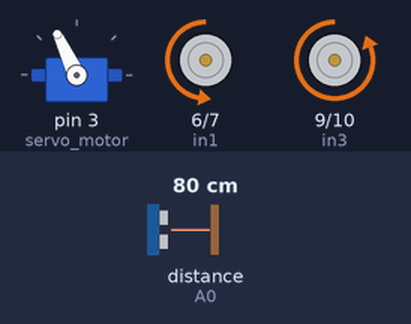
Bench run of a sketch on a simulated Arduino Uno, built with avr-gcc and run on an emulated ATmega328P. On the bench: servo, motor-driver pin pairs drawn as motors (green arrow = first pin HIGH = forward, orange = second pin HIGH = backward, longer = more drive, scaled by the enable pin). The inputs (shaded band) are chosen by the test bench; at power-on: distance to the obstacle (sensor on A0) 80 cm. The echo pulse lasts 58.3 µs per cm.

Above: at 3.9 s.
4.0 s: distance to the obstacle (sensor on A0) set to 23 cm
5.5 s: distance to the obstacle (sensor on A0) set to 18 cm
At 8.1 s:
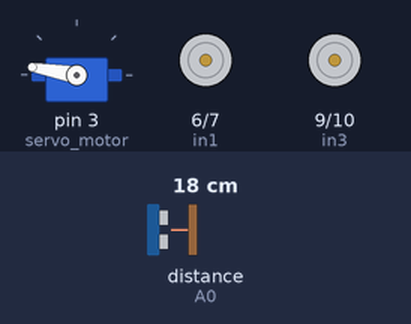
At 9.1 s:
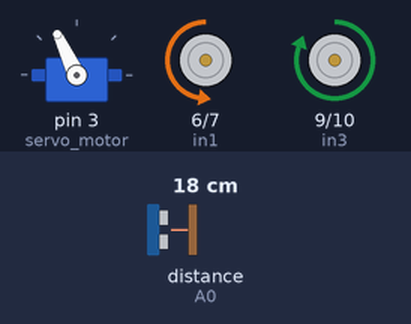
11.5 s: distance to the obstacle (sensor on A0) set to 19 cm
14.5 s: distance to the obstacle (sensor on A0) set to 35 cm
17.5 s: distance to the obstacle (sensor on A0) set to 2 cm
At 19.0 s:
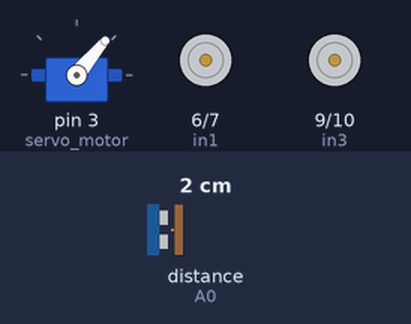
Timing chart, 0 to 21.5 s (numbered marks = the images above; inputs shaded):
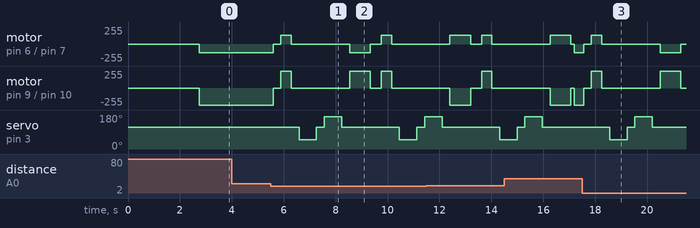

The sketch:

Obstacle_Avoiding_Robot.ino
```cpp
#include<NewPing.h>  //library for Ultrasonic sensor
#include<Servo.h>    //library for Servo motor

#define en1 5//Enable1 L293D Pin en1
#define in1 6 //Motor1  L293D Pin in1
#define in2 7 //Motor1  L293D Pin in2
#define in3 9 //Motor2  L293D Pin in3
#define in4 10 //Motor2  L293D Pin in4
#define en2 8 //Enable2 L293D Pin en2
// Initializing sensor pins
#define TRIGGER_PIN A1 //Sensor trigger pin A1
#define ECHO_PIN A0 //Sensor echo pin A0
#define MAX_DISTANCE 200 // Setting maximum distance as 200 cm

boolean goesForward = false;
int distance = 100;
NewPing sonar(TRIGGER_PIN, ECHO_PIN, MAX_DISTANCE);
Servo servo_motor; //servo name

void setup(){
//assigning the pins as inputs and outputs
Serial.begin(9600);
//setting pin modes of motor1
pinMode(en1, OUTPUT);
pinMode(in1, OUTPUT);
pinMode(in2, OUTPUT);
//setting pin modes of motor2
pinMode(in3, OUTPUT);
pinMode(in4, OUTPUT);
pinMode(en2, OUTPUT);

// setting motor1 and motor2 RPM as 100%
//digitalWrite(en1, HIGH);
//digitalWrite(en2, HIGH);

// setting motor1 and motor2 RPM as 50%
analogWrite(en1, 128);
analogWrite(en2, 128);

  servo_motor.attach(3);          //servo pin assign to 3 rd pin of arduino
  servo_motor.write(115);         //servo angle = 115
  delay(2000);
  distance = readPing();          //ping the ultrasonic sensor
  delay(100);
  distance = readPing();
  delay(100);
  distance = readPing();
  delay(100);
  distance = readPing();
  delay(100);
}
void loop(){
  int distanceRight = 0;        //initializing variable
  int distanceLeft = 0;         //initializing variable
  delay(50);
   if (distance <= 20){         //if the distance is < or = to 20cm
    moveStop(); // obstacle probably on the route forward, so stop
    delay(300);
    moveBackward();  // obstacle probably on the closest to the sensor, so backward
    delay(400);
    moveStop(); // stop the robot
    delay(300);
    distanceRight = lookRight(); //look right to scan
    delay(300);
    distanceLeft = lookLeft(); //look left to scan
    delay(300);
    if (distance >= distanceLeft){   // calculate in which direction the obstacle is more far then move to that direction
      turnRight(); //distance right is less than distance left ,so turn right
      moveStop();
    }
    else{
      turnLeft(); //distance left is less than distance right ,so turn left
      moveStop();
    }
  }
  else{
    moveForward(); // move forward if > 20 cm
  }
    distance = readPing();
}
int lookRight(){  // scan to the right side
  servo_motor.write(50);
  delay(500);
  int distance = readPing();
  delay(100);
  servo_motor.write(115);
  return distance;
}

int lookLeft(){ // scan to the left side
  servo_motor.write(170);
  delay(500);
  int distance = readPing();
  delay(100);
  servo_motor.write(115);
  return distance;
  delay(100);
}

int readPing(){ //ping the ultrasonic sensor
  delay(70);
  int cm = sonar.ping_cm();
  if (cm==0){
    cm=250;
  }
  return cm;
}

void moveStop(){ // robot stop
digitalWrite(in1, LOW);
digitalWrite(in2, LOW);

digitalWrite(in3, LOW);
digitalWrite(in4, LOW);
}

void moveForward(){ //robot moves forward
  if(!goesForward){
  goesForward=true;
digitalWrite(in1, LOW);
digitalWrite(in2, HIGH);

digitalWrite(in3, LOW);
digitalWrite(in4, HIGH);
}
}

void moveBackward(){ //robot moves backward
  goesForward=false;
digitalWrite(in1, HIGH);
digitalWrite(in2, LOW);

digitalWrite(in3, HIGH);
digitalWrite(in4, LOW);
}

void turnRight(){ //robot moves right
digitalWrite(in1, LOW);
digitalWrite(in2, HIGH);

digitalWrite(in3, HIGH);
digitalWrite(in4, LOW);

delay(800);

digitalWrite(in1, LOW);
digitalWrite(in2, LOW);

digitalWrite(in3, LOW);
digitalWrite(in4, LOW);
}

void turnLeft(){ //robot moves left
digitalWrite(in1, HIGH);
digitalWrite(in2, LOW);

digitalWrite(in3, LOW);
digitalWrite(in4, HIGH);

delay(800);

digitalWrite(in1, LOW);
digitalWrite(in2, LOW);

digitalWrite(in3, LOW);
digitalWrite(in4, LOW);
}
```

Measured:
- the behaviour switches between 21 and 20 cm on distance to the obstacle (sensor on A0) (found by bisection; images 0 and 1)
- after the input at 4.0 s, every drawn part: stays the same
